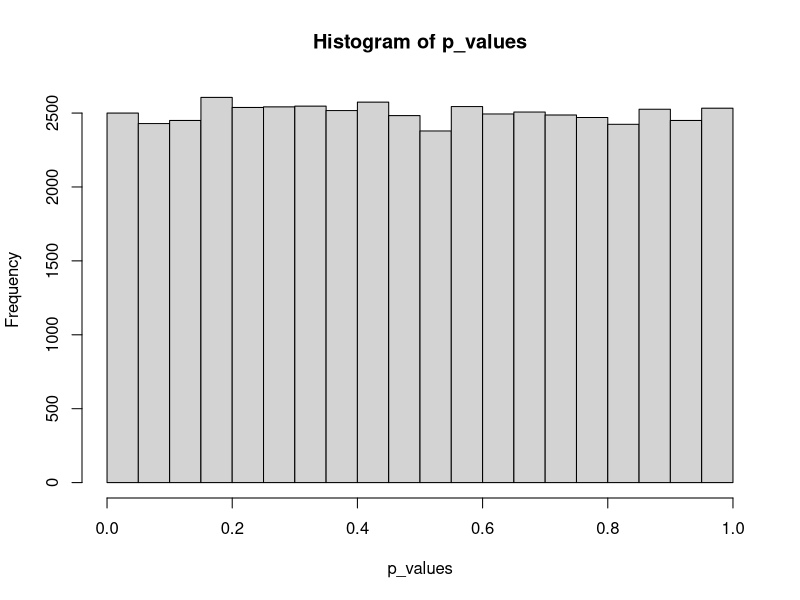
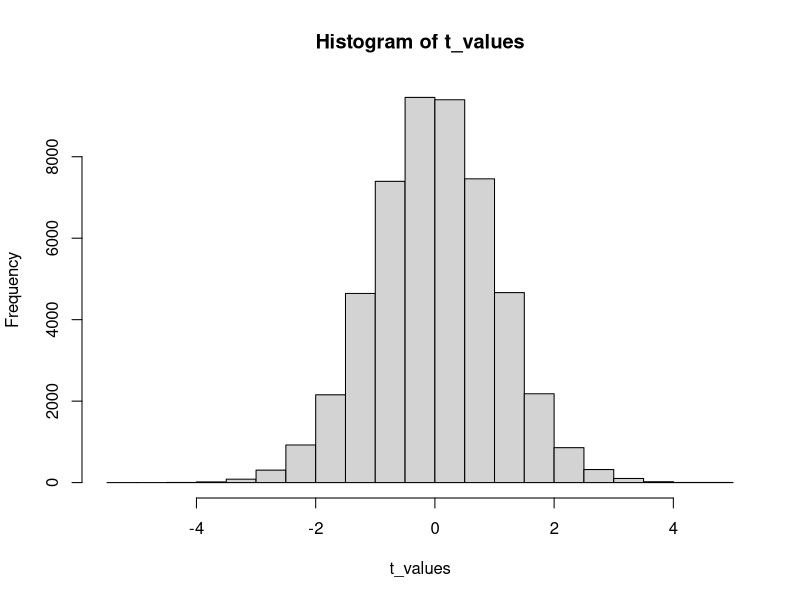

Here is the R script that generated these plots, in order:

# To simulate the distribution of p-values

set.seed(10)

genome_size <- 50000

sample_size <- 20

p_values <- c()
t_values <- c()

for (i in 1:genome_size) {
    
    a <- rnorm(sample_size, mean = 80, sd = 10)
    b <- rnorm(sample_size, mean = 80, sd = 10)
    
    pt <- t.test(a, b)
    
    p <- pt[[3]]
    
    t <- pt[[1]]
    
    p_values <- append(p_values, p)
    t_values <- append(t_values, t)
    
}

hist(p_values)
hist(t_values)

